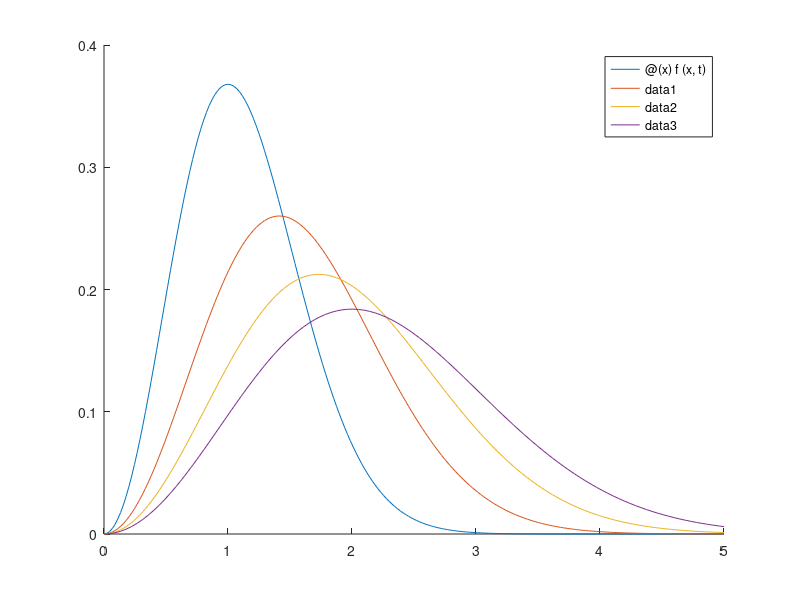

Here is the MATLAB script that generated this plot:
clear all
clf
f=@(x,T) x^2*exp(-x^2/T)*T^(-1.5);
%f10=@(x) f(x,10);
%fplot(f10);
hold on
for t=1:4
    fplot((@(x) f(x,t)),[0,5]);
end